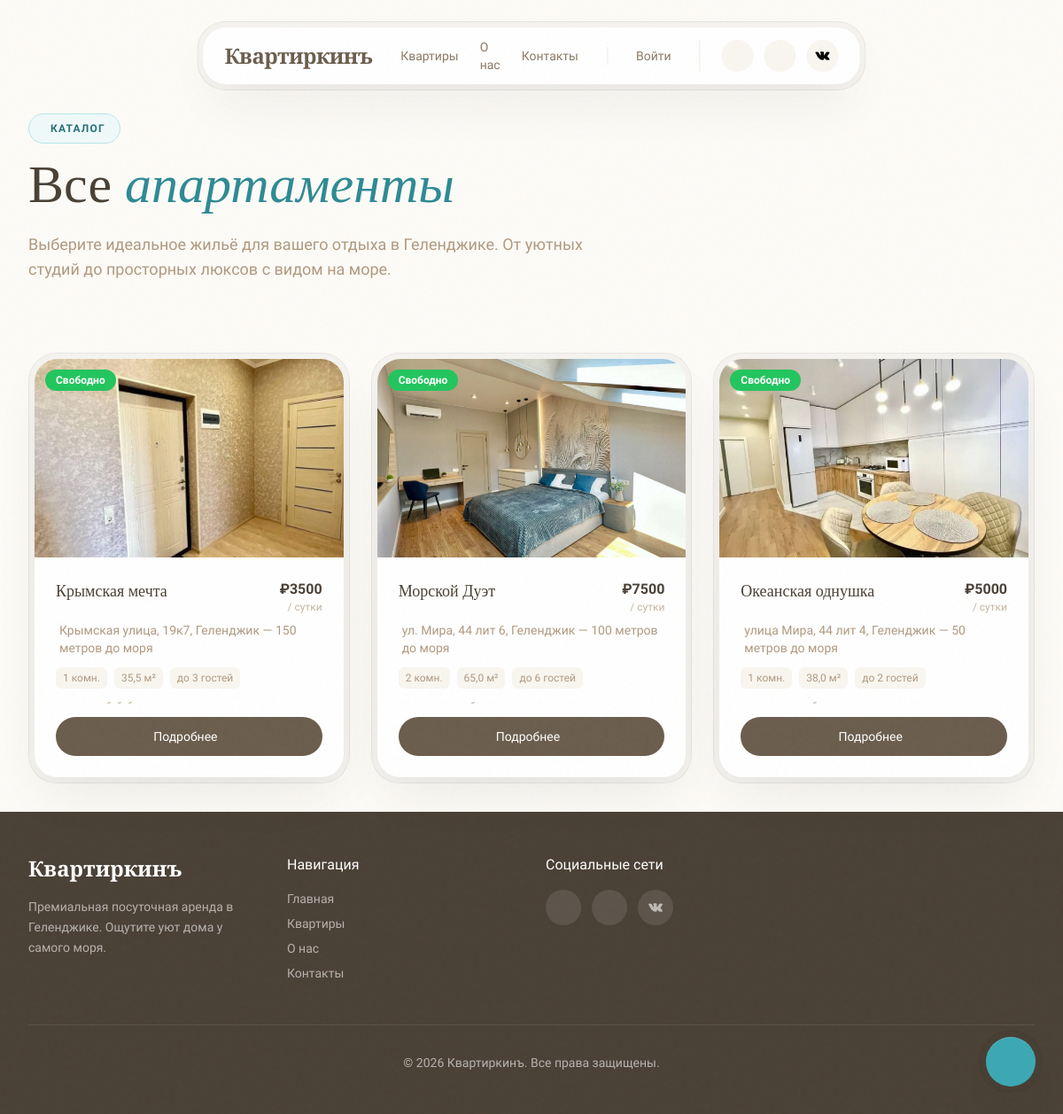
Before: /apartments/ with the older database file.
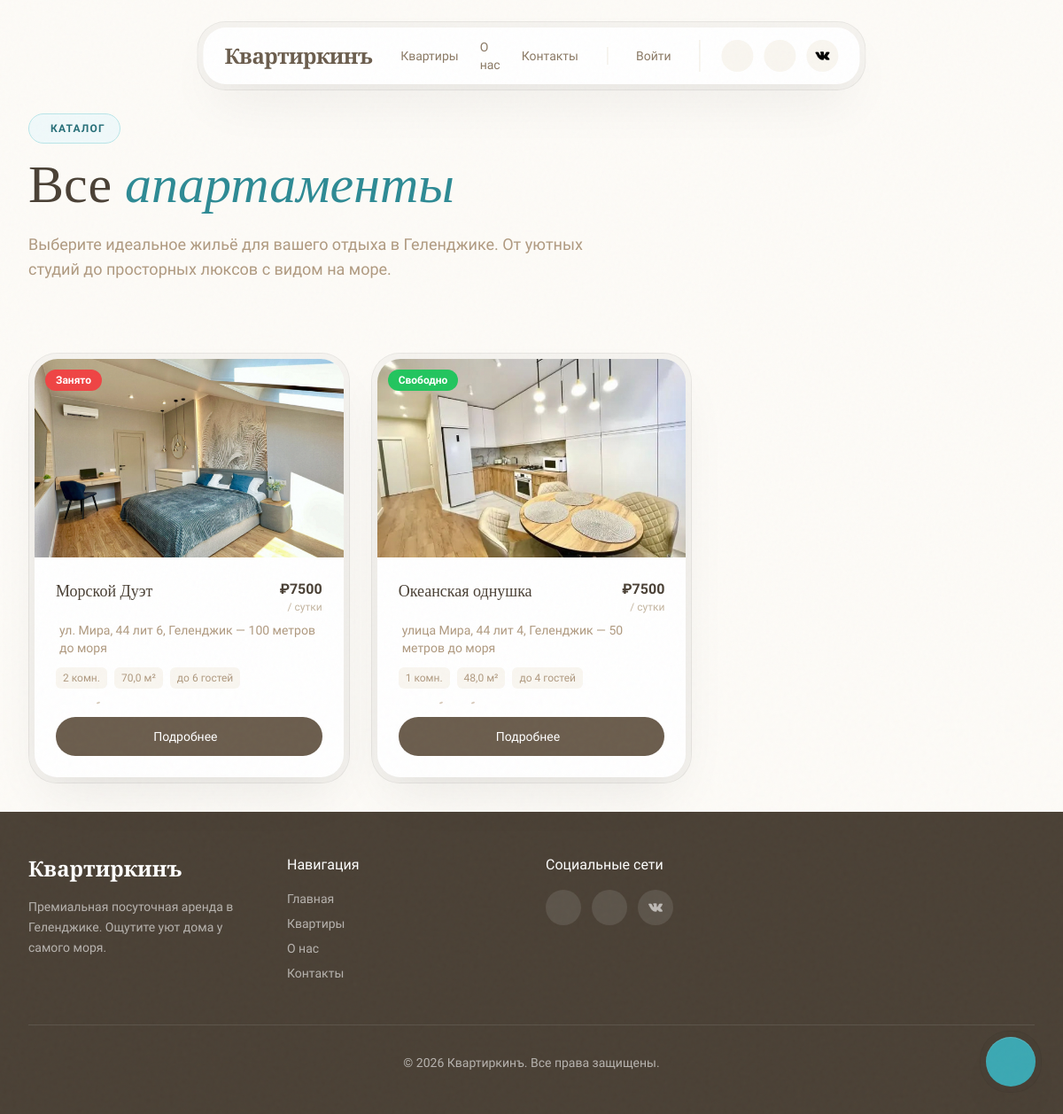
After: the same page with the newer database file.
### apartments/models.py (models this page shows, shortened)
class Apartment(models.Model):
    name = models.CharField('Название', max_length=200)
    slug = models.SlugField('URL-слаг', unique=True)
    address = models.CharField('Адрес', max_length=300)
    rooms = models.PositiveIntegerField('Количество комнат')
    area = models.DecimalField('Площадь (м²)', max_digits=6, decimal_places=1)
    price_per_day = models.DecimalField('Цена за сутки (₽)', max_digits=10, decimal_places=0)
    description = models.TextField('Описание')
    latitude = models.FloatField('Широта')
    longitude = models.FloatField('Долгота')
    max_guests = models.PositiveIntegerField('Максимум гостей', default=4)
    distance_to_sea = models.CharField('Расстояние до моря', max_length=100, blank=True)
    has_wifi = models.BooleanField('Wi-Fi', default=False)
    has_smart_tv = models.BooleanField('Smart TV', default=False)
    has_washing_machine = models.BooleanField('Стиральная машина', default=False)
    has_ac = models.BooleanField('Кондиционер', default=False)
    pets_allowed = models.BooleanField('Можно с питомцем', default=False)
    free_private_park = models.BooleanField("Бесплатная частная парковка", default=False) # new
    near_pool = models.BooleanField("Открытый бассейн рядом", default=False) # new
    avaible_smoke = models.BooleanField("Разрешено курить", default=False) # new
    is_active = models.BooleanField('Активна', default=True)
    bookings_enabled = models.BooleanField('Бронирование разрешено', default=True)
    created_at = models.DateTimeField('Создана', auto_now_add=True)
    class Meta:
        verbose_name = 'Апартаменты'
        verbose_name_plural = 'Апартаменты'
        ordering = ['name']
    def get_absolute_url(self):
        return reverse('apartment_detail', kwargs={'slug': self.slug})
    @property
    def main_image(self):
        return self.images.first()
    def get_current_availability(self):
        from datetime import date
        today = date.today()
        overlapping = self.reservations.filter(
            status__in=['pending', 'confirmed'],
            check_in__lte=today,
            check_out__gt=today,
        ).exists()
        return not overlapping

class ApartmentImage(models.Model):
    apartment = models.ForeignKey(
        Apartment,
        on_delete=models.CASCADE,
        related_name='images',
        verbose_name='Апартаменты'
    )
    image = models.ImageField('Фото', upload_to='apartments/')
    order = models.PositiveIntegerField('Порядок', default=0)
    class Meta:
        verbose_name = 'Фото апартаментов'
        verbose_name_plural = 'Фото апартаментов'
        ordering = ['order']

### apartments/views.py (the view)
# urls.py: path('apartments/', views.apartment_list, name='apartment_list'),
def apartment_list(request):
    from datetime import date
    apartments = Apartment.objects.filter(is_active=True).order_by('name')
    apartments_with_availability = []
    for apt in apartments:
        apartments_with_availability.append({
            'apartment': apt,
            'is_available': apt.get_current_availability(),
        })
    context = {
        'apartments': apartments_with_availability,
    }
    return render(request, 'apartments.html', context)

### apartments/context_processors.py (called while the page is built)
def current_year(request):
    return {"current_year": datetime.now().year}

### templates/apartments.html (shortened to what this page needs)
{% extends "base.html" %}
{% load static %}
{% block content %}
    <section class="pt-32 pb-12 px-4 sm:px-6 lg:px-8 xl:px-12">
        <div class="max-w-7xl mx-auto">
            <div class="reveal">
                <div class="inline-flex items-center gap-2 px-4 py-2 rounded-full bg-sea-50 border border-sea-200 text-sea-700 text-xs font-semibold uppercase tracking-widest mb-4">
                    Каталог
                </div>
                <h1 class="font-serif text-4xl sm:text-5xl lg:text-6xl font-medium text-sand-900 mb-6">
                    Все <span class="italic text-sea-600">апартаменты</span>
                </h1>
                <p class="text-lg text-sand-600 max-w-2xl">
                    Выберите идеальное жильё для вашего отдыха в Геленджике.
                    От уютных студий до просторных люксов с видом на море.
                </p>
            </div>
        </div>
    </section>
    <section class="py-8 px-4 sm:px-6 lg:px-8 xl:px-12">
        <div class="max-w-7xl mx-auto">
            <div class="grid sm:grid-cols-2 lg:grid-cols-3 gap-6">
                {% for item in apartments %}
                {% with apt=item.apartment %}
                <div class="apartment-card reveal">
                    <div class="double-bezel h-full">
                        <div class="double-bezel-inner overflow-hidden">
                            <div class="relative h-56 overflow-hidden group">
                                {% if apt.main_image %}
                                    <img src="{{ apt.main_image.image.url }}" alt="{{ apt.name }}"
                                         class="w-full h-full object-cover transition-transform duration-700 group-hover:scale-110">
                                {% else %}
                                    <div class="w-full h-full bg-sand-200 flex items-center justify-center">
                                        <i class="ph ph-image text-4xl text-sand-400"></i>
                                    </div>
                                {% endif %}
                                {% if not item.is_available %}
                                    <div class="absolute top-3 left-3 px-3 py-1 bg-red-500 text-white text-xs font-semibold rounded-full">Занято</div>
                                {% else %}
                                    <div class="absolute top-3 left-3 px-3 py-1 bg-green-500 text-white text-xs font-semibold rounded-full">Свободно</div>
                                {% endif %}
                            </div>
                            <div class="p-6">
                                <div class="flex items-start justify-between gap-4 mb-2">
                                    <h3 class="font-serif text-lg font-medium text-sand-900">{{ apt.name }}</h3>
                                    <div class="text-right flex-shrink-0">
                                        <div class="font-semibold text-sand-900">₽{{ apt.price_per_day|floatformat:0 }}</div>
                                        <div class="text-xs text-sand-500">/ сутки</div>
                                    </div>
                                </div>
                                <p class="text-sm text-sand-600 mb-3 flex items-center gap-1">
                                    {{ apt.address }}{% if apt.distance_to_sea %} — {{ apt.distance_to_sea }} до моря{% endif %}
                                </p>
                                <div class="flex flex-wrap gap-2 mb-4">
                                    <span class="px-2 py-1 rounded-md bg-sand-100 text-sand-600 text-xs">{{ apt.rooms }} комн.</span>
                                    <span class="px-2 py-1 rounded-md bg-sand-100 text-sand-600 text-xs">{{ apt.area }} м²</span>
                                    <span class="px-2 py-1 rounded-md bg-sand-100 text-sand-600 text-xs">до {{ apt.max_guests }} гостей</span>
                                </div>
                                <a href="{{ apt.get_absolute_url }}" class="magnetic-btn w-full flex items-center justify-center gap-2 px-6 py-3 bg-sand-800 text-white rounded-full font-medium text-sm hover:bg-sand-900 transition-colors">
                                    <span>Подробнее</span>
                                </a>
                            </div>
                        </div>
                    </div>
                </div>
                {% endwith %}
                {% empty %}
                <div class="col-span-3 text-center py-16 text-sand-500">
                    <i class="ph ph-house-simple text-5xl mb-4"></i>
                    <p class="text-lg">Квартиры не найдены.</p>
                </div>
                {% endfor %}
            </div>
        </div>
    </section>
{% endblock %}

### templates/base.html (shortened to what this page needs)
{% load static %}
<!DOCTYPE html>
<html lang="ru">
<head>
    <script src="https://cdn.tailwindcss.com"></script>
    <script src="{% static 'js/tailwind-config.js' %}"></script>
    <link rel="stylesheet" href="{% static 'css/common.css' %}">
</head>
<body class="font-sans antialiased">
    {% block navbar %}
    <nav id="navbar" class="fixed top-6 left-1/2 -translate-x-1/2 z-50 transition-all duration-700">
        <div class="double-bezel">
            <div class="double-bezel-inner px-6 py-3 flex items-center gap-8">
                <a href="{% url 'index' %}" class="font-serif text-2xl font-semibold text-sand-800 tracking-tight">
                    Квартиркинъ
                </a>
                <div class="hidden md:flex items-center gap-6">
                    <a href="{% url 'apartment_list' %}" class="nav-link text-sm font-medium text-sand-700 hover:text-sand-900">Квартиры</a>
                    <a href="{% url 'index' %}#about" class="nav-link text-sm font-medium text-sand-700 hover:text-sand-900">О нас</a>
                    <a href="{% url 'index' %}#contact" class="nav-link text-sm font-medium text-sand-700 hover:text-sand-900">Контакты</a>
                </div>
                <div class="hidden md:flex items-center gap-3 pl-6 border-l border-sand-200">
                    {% if user.is_authenticated %}
                        <a href="{% url 'profile' %}" class="text-sm text-sand-700 hover:text-sand-900 flex items-center gap-2">
                            <i class="ph ph-user"></i>
                            {{ user.first_name }}
                        </a>
                        <a href="{% url 'logout' %}" class="text-sm font-medium text-sand-700 hover:text-sand-900">Выйти</a>
                    {% else %}
                        <a href="{% url 'auth' %}" class="text-sm font-medium text-sand-700 hover:text-sand-900 flex items-center gap-2">
                            Войти
                        </a>
                    {% endif %}
                </div>
                <div class="hidden md:flex items-center gap-3 pl-6 border-l border-sand-200">
                    <a href="https://t.me/kvartirkin_vorkuta" class="w-9 h-9 rounded-full bg-sand-100 flex items-center justify-center text-sand-600 hover:bg-sea-500 hover:text-white transition-all duration-300">
                    </a>
                    <a href="https://wa.me/79121176777" class="w-9 h-9 rounded-full bg-sand-100 flex items-center justify-center text-sand-600 hover:bg-green-500 hover:text-white transition-all duration-300">
                    </a>
                    <a href="https://vk.com/kvartirkin11" class="w-9 h-9 rounded-full bg-sand-100 flex items-center justify-center text-sand-600 hover:bg-blue-500 transition-all duration-300 group">
                        <img src="{{ MEDIA_URL }}logo/vk-logo.png" alt="VK" class="w-4 h-4 object-contain transition-all duration-300 group-hover:brightness-0 group-hover:invert">
                    </a>
                </div>
            </div>
        </div>
    </nav>
    {% endblock navbar %}
    {% block content %}{% endblock %}
    {% block footer %}
    <footer class="py-12 px-4 sm:px-6 lg:px-8 xl:px-12 bg-sand-900 text-white/60">
        <div class="max-w-7xl mx-auto">
            <div class="grid sm:grid-cols-2 lg:grid-cols-4 gap-8 mb-12">
                <div>
                    <div class="font-serif text-2xl font-semibold text-white mb-4">Квартиркинъ</div>
                    <p class="text-sm leading-relaxed">
                        Премиальная посуточная аренда в Геленджике.
                        Ощутите уют дома у самого моря.
                    </p>
                </div>
                <div>
                    <h4 class="text-white font-medium mb-4">Навигация</h4>
                    <ul class="space-y-2 text-sm">
                        <li><a href="{% url 'index' %}" class="hover:text-white transition-colors">Главная</a></li>
                        <li><a href="{% url 'apartment_list' %}" class="hover:text-white transition-colors">Квартиры</a></li>
                        <li><a href="{% url 'index' %}#about" class="hover:text-white transition-colors">О нас</a></li>
                        <li><a href="{% url 'index' %}#contact" class="hover:text-white transition-colors">Контакты</a></li>
                    </ul>
                </div>
                <div>
                    <h4 class="text-white font-medium mb-4">Социальные сети</h4>
                    <div class="flex gap-3">
                        <a href="https://t.me/kvartirkin_vorkuta" class="w-10 h-10 rounded-full bg-white/10 flex items-center justify-center hover:bg-sea-500 transition-colors">
                        </a>
                        <a href="https://wa.me/79121176777" class="w-10 h-10 rounded-full bg-white/10 flex items-center justify-center hover:bg-green-500 transition-colors">
                        </a>
                        <a href="https://vk.com/kvartirkin11" class="w-10 h-10 rounded-full bg-white/10 flex items-center justify-center hover:bg-blue-500 transition-colors group">
                            <img src="{{ MEDIA_URL }}logo/vk-logo.png" alt="VK" class="w-4 h-4 object-contain brightness-0 invert opacity-60 group-hover:opacity-100 transition-opacity">
                        </a>
                    </div>
                </div>
            </div>
            <div class="pt-8 border-t border-white/10 text-sm text-center">
                © {{ current_year }} Квартиркинъ. Все права защищены.
            </div>
        </div>
    </footer>
    {% endblock footer %}
    <button id="ai-assistant-btn" class="ai-assistant double-bezel group">
        <div class="double-bezel-inner w-14 h-14 flex items-center justify-center bg-sea-500 text-white rounded-full hover:bg-sea-600 transition-colors">
        </div>
    </button>
</body>
</html>

### staticfiles/static/css/common.css (style rules this page uses)
body { background-color: #FDFBF7; color: #1a1a1a; }
html { scroll-behavior: smooth; }
.double-bezel { padding: 6px; background: rgba(0, 0, 0, 0.03); border-radius: 2rem; border: 1px solid rgba(0, 0, 0, 0.05); }
.double-bezel-inner { background: white; border-radius: calc(2rem - 6px); box-shadow: inset 0 1px 1px rgba(255, 255, 255, 0.15), 0 25px 60px -12px rgba(0, 0, 0, 0.08); }
.magnetic-btn { transition: all 0.7s cubic-bezier(0.32, 0.72, 0, 1); }
.nav-link { position: relative; }
.nav-link::after { content: ''; position: absolute; bottom: -4px; left: 0; width: 0; height: 2px; background: #3BA8B3; transition: width 0.3s cubic-bezier(0.32, 0.72, 0, 1); }
.reveal { opacity: 0; transform: translateY(40px); filter: blur(4px); transition: all 0.8s cubic-bezier(0.32, 0.72, 0, 1); }
.reveal.active { opacity: 1; transform: translateY(0); filter: blur(0); }
.ai-assistant { position: fixed; bottom: 24px; right: 24px; z-index: 100; animation: pulse-soft 3s ease-in-out infinite; }
.apartment-card { transition: all 0.7s cubic-bezier(0.32, 0.72, 0, 1); }

Changed rows visible on the page:
no longer on this page (row edited): Apartment: apartment.main_image.image (picture), shows "Свободно", apartment.name "Крымская мечта", apartment.price_per_day "3500", apartment.address "Крымская улица, 19к7, Геленджик", apartment.distance_to_sea "150 метров", apartment.rooms "1", apartment.area "35,5", apartment.max_guests "3"
changed Apartment "Морской Дуэт": apartment.area "65,0" → "70,0"; text "Свободно" → "Занято"
changed Apartment "Океанская однушка": apartment.price_per_day "5000" → "7500"; apartment.area "38,0" → "48,0"; apartment.max_guests "2" → "4"
